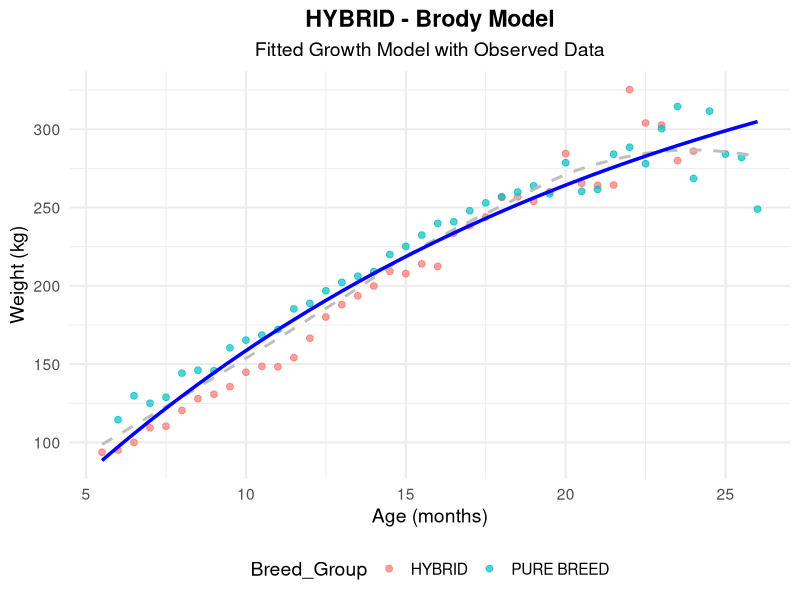
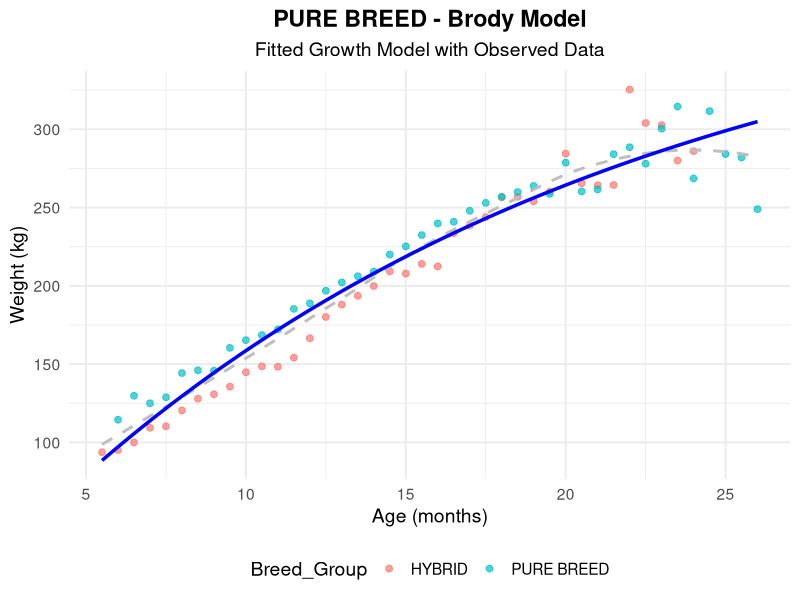
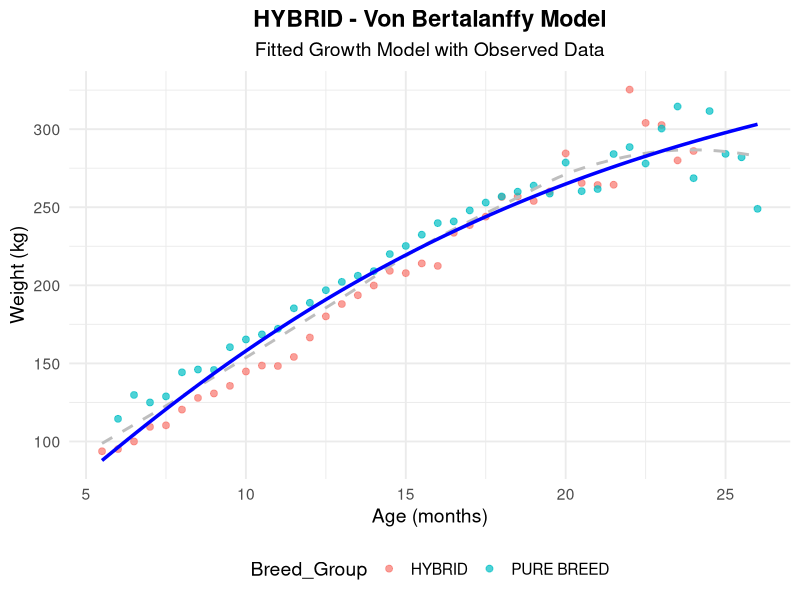
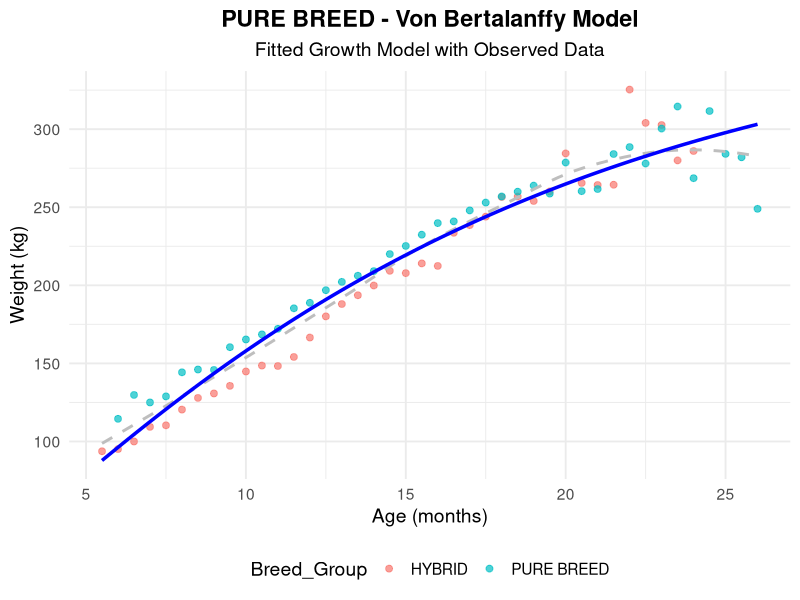
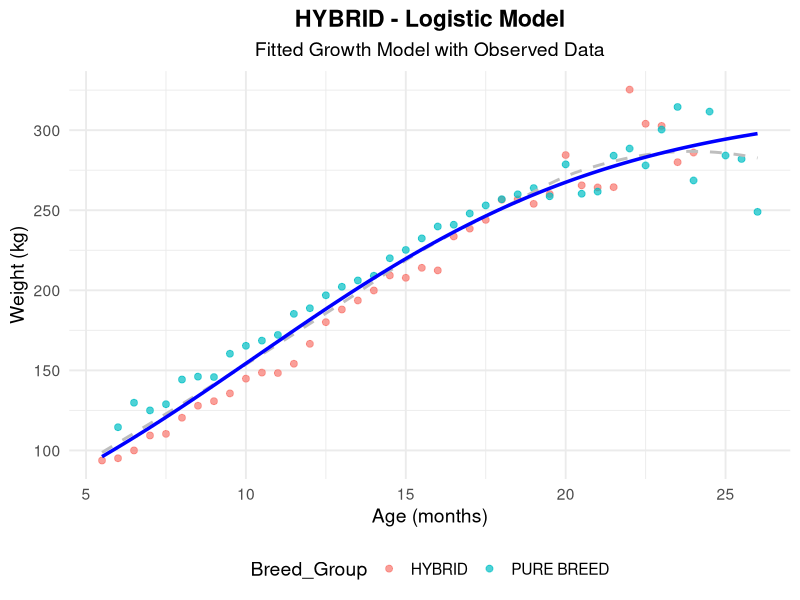
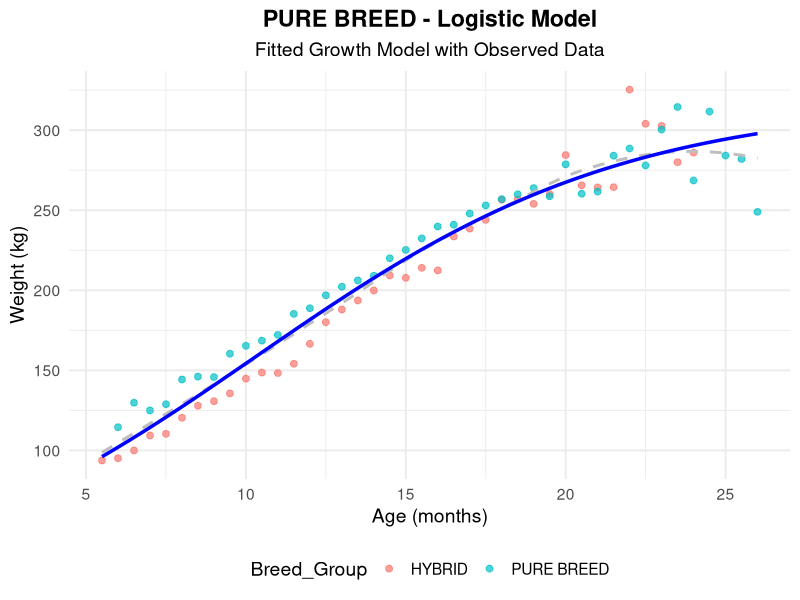

Reproduce these figures in R, in order.
## ---- chunk 1
knitr::opts_chunk$set(echo = TRUE)
## ---- chunk 2
# Set CRAN mirror
options(repos = c(CRAN = "https://cloud.r-project.org/"))
## ---- chunk 3
# Step 1 : Install necessary packages
install.packages(c("minpack.lm", "tidyverse", "readxl"))
## ---- chunk 4
# STEP 2 : Load necessary libraries
library(nlme)
library(minpack.lm)
library(ggplot2)
library(dplyr)
library(readxl)
library(tidyr)
## ---- chunk 5
# Load dataset
cattle_data <- read_excel("cattle_dataset.xlsx")

# View the imported data
head(cattle_data) 

# Inspect data structure
str(cattle_data)

# Convert Breed_Group to a factor
cattle_data$Breed_Group <- as.factor(cattle_data$Breed_Group)

# Summarize breed types and their occurrences
breed_summary <- cattle_data %>%
  count(Breed_Group, name = "Occurrences")

# Display the summary
breed_summary
## ---- chunk 6
# Display any rows with non-finite values for diagnostic purposes
non_finite_rows <- cattle_data %>%
  filter(
    !is.finite(Age_Months) |  # Check for non-finite Age
    !is.finite(Weight_Kg) # Check for non-finite Weight
  )

if (nrow(non_finite_rows) > 0) {
  message("Non-finite values detected. Below are the rows with issues:")
  print(non_finite_rows)
} else {
  message("No non-finite values detected.")
}

# Check for missing values
cat("Missing Values:\n")
print(colSums(is.na(cattle_data)))

# Check for duplicate rows
cat("Duplicate Rows:\n")
print(nrow(cattle_data) - nrow(distinct(cattle_data)))

# Check for outliers using Z-score method
z_scores_Weight <- scale(cattle_data$Weight_Kg)
outliers_Weight <- which(abs(z_scores_Weight) > 3)
cat("Outliers Detected (Weight):\n")
print(outliers_Weight)

z_scores_age <- scale(cattle_data$Age_Months)
outliers_age <- which(abs(z_scores_age) > 3)
cat("Outliers Detected (Age):\n")
print(outliers_age)
## ---- chunk 7
# Summary statistics for each variable
cat("Summary Statistics:\n")
print(summary(cattle_data))
## ---- chunk 8
# Define growth model equations
brody_model <- function(Age_Months, A, B, k) A * (1 - B * exp(-k * Age_Months))
vonB_model <- function(Age_Months, A, B, k) A * (1 - exp(-k * Age_Months))^B
log_model <- function(Age_Months, A, B, k) A / (1 + B * exp(-k * Age_Months))
## ---- chunk 9
# Fit models for each group
fit_model <- function(model_func, data) {
  nlsLM(Weight_Kg ~ model_func(Age_Months, A, B, k), 
        data = cattle_data,
        start = list(A = 730, B = 0.5, k = 0.01),
        control = nls.lm.control(maxiter = 1000))
}


fits <- cattle_data %>% 
  group_by(Breed_Group) %>% 
  summarise(
    brody = list(fit_model(brody_model, pick(everything()))),
    vonB = list(fit_model(vonB_model, pick(everything()))),
    log = list(fit_model(log_model, pick(everything())))
  )
print(fits)
## ---- chunk 10
extract_params <- function(model) {
  summary(model)$coefficients
}

params <- fits %>% 
  mutate(
    brody_params = lapply(brody, extract_params),
    vonB_params = lapply(vonB, extract_params),
    log_params = lapply(log, extract_params)
  )

params_upd <- as.data.frame(lapply(params, function(x) {
  gsub("[^[:print:]]", "", x)
}))

# Extract only the required parameter columns
params_selected <- params_upd %>%
  select(brody_params, vonB_params, log_params) %>%     # Keep only parameter columns
  mutate(
    brody_params = sapply(brody_params, paste, collapse = ", "),  # Convert lists to strings
    vonB_params  = sapply(vonB_params, paste, collapse = ", "),  
    log_params   = sapply(log_params, paste, collapse = ", ")   
  )

# Print the filtered and formatted results
print(params_selected)
## ---- chunk 11
compare_models <- function(model) {
  # Handle non-converged models
  if (!model$convInfo$isConv) {
    return(c(AIC = NA, BIC = NA, R2 = NA))
  }
  
  # Extract residuals and fitted values using functions
  residuals <- model$m$resid()  # Residuals
  fitted <- model$m$fitted()   # Fitted values
  
  # Calculate actual values as fitted + residuals
  actuals <- fitted + residuals

  # Compute metrics
  AIC_val <- AIC(model)
  BIC_val <- BIC(model)
  R2_val <- 1 - sum(residuals^2) / sum((actuals - mean(actuals))^2)

  return(c(AIC = AIC_val, BIC = BIC_val, R2 = R2_val))
}

# Extract metrics for each model and ensure numeric values are displayed
model_metrics <- fits %>% 
  rowwise() %>% 
  mutate(
    brody_metrics = list(as.numeric(compare_models(brody))),  # Convert to numeric vector
    vonB_metrics  = list(as.numeric(compare_models(vonB))),
    log_metrics   = list(as.numeric(compare_models(log)))
  ) %>%
  unnest_wider(brody_metrics, names_sep = "_") %>%  # Flatten metrics into separate columns
  unnest_wider(vonB_metrics, names_sep = "_") %>%
  unnest_wider(log_metrics, names_sep = "_") %>%
  ungroup()

# Print the cleaned-up metrics
print(model_metrics)
## ---- chunk 12
# Function to check convergence
check_convergence <- function(model) {
  if (is.null(model)) return(data.frame(Status = "Error: Model is NULL"))
  
  conv_info <- tryCatch(model$convInfo, error = function(e) NULL)
  if (is.null(conv_info)) return(data.frame(Status = "Error: No convergence info"))
  
  residuals <- tryCatch(residuals(model), error = function(e) NA)
  fitted <- tryCatch(fitted(model), error = function(e) NA)
  actuals <- fitted + residuals
  
  # Calculate R2 if residuals and fitted values are valid
  R2 <- if (!anyNA(residuals) && !anyNA(fitted)) {
    1 - sum(residuals^2) / sum((actuals - mean(actuals))^2)
  } else {
    NA
  }
  
  # Return details as a data frame
  data.frame(
    Status = if (conv_info$isConv) "Converged" else "Not Converged",
    Iterations = conv_info$finIter,
    Tolerance = conv_info$finTol,
    StopCode = conv_info$stopCode,
    StopMessage = conv_info$stopMessage,
    R2 = R2
  )
}

# Extract coefficients
extract_coefficients <- function(model) {
  tryCatch(as.numeric(coef(model)), error = function(e) NA)
}

# Apply convergence checks and extract details
convergence_results <- fits %>%
  rowwise() %>%
  mutate(
    brody_check = list(check_convergence(brody)),
    vonB_check = list(check_convergence(vonB)),
    log_check = list(check_convergence(log)),
    brody_coeff = list(extract_coefficients(brody)),
    vonB_coeff = list(extract_coefficients(vonB)),
    log_coeff = list(extract_coefficients(log))
  ) %>%
  unnest_wider(brody_check, names_sep = "_") %>%  # Flatten convergence details
  unnest_wider(vonB_check, names_sep = "_") %>%
  unnest_wider(log_check, names_sep = "_") %>%
  unnest_longer(brody_coeff, values_to = "Brody_Param") %>% # Convert coefficients to rows
  unnest_longer(vonB_coeff, values_to = "vonB_Param") %>%
  unnest_longer(log_coeff, values_to = "Log_Param") %>%
  ungroup()

# Print results
print(convergence_results)
## ---- chunk 13
plot_growth <- function(model_func, model, data, title) {
  # Prepare prediction data
  pred_data <- data.frame(Age_Months = seq(min(data$Age_Months), max(data$Age_Months), length.out = 100))
  pred_data$Weight_Kg <- predict(model, newdata = pred_data)
  
  # Create plot
  ggplot(data, aes(x = Age_Months, y = Weight_Kg, color = Breed_Group)) +
    geom_point(size = 2, alpha = 0.7) +
    geom_smooth(method = "loess", se = FALSE, color = "grey", linetype = "dashed") +
    geom_line(data = pred_data, aes(x = Age_Months, y = Weight_Kg), linewidth = 1.2, color = "blue") +
    labs(
      title = title, 
      subtitle = "Fitted Growth Model with Observed Data",
      x = "Age (months)", 
      y = "Weight (kg)"
    ) +
    theme_minimal(base_size = 14) +
    theme(
      plot.title = element_text(hjust = 0.5, face = "bold"),
      plot.subtitle = element_text(hjust = 0.5),
      legend.position = "bottom"
    )
}

plots <- fits %>% 
  rowwise() %>% 
  mutate(
    brody_plot = list(plot_growth(brody_model, brody, cattle_data, paste((Group = factor(Breed_Group)), "- Brody Model"))),
    vonB_plot = list(plot_growth(vonB_model, vonB, cattle_data, paste((Group = factor(Breed_Group)), "- Von Bertalanffy Model"))),
    log_plot = list(plot_growth(log_model, log, cattle_data, paste((Group = factor(Breed_Group)), "- Logistic Model")))
  )
## ---- chunk 14
for (plot_data in plots$brody_plot) print(plot_data)
for (plot_data in plots$vonB_plot) print(plot_data)
for (plot_data in plots$log_plot) print(plot_data)
